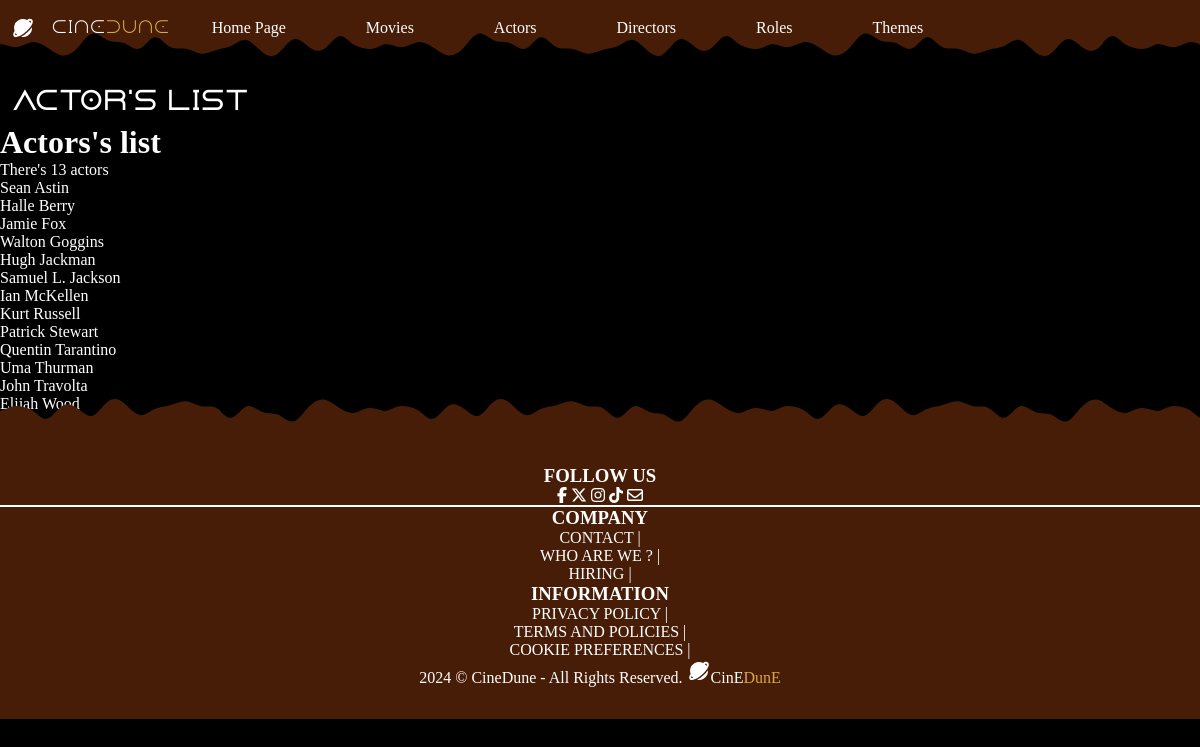
Page /index.php?action=listActors on the committed database.
### tables this page shows
CREATE TABLE IF NOT EXISTS `actor` (
  `idActor` int NOT NULL AUTO_INCREMENT,
  `idPerson` int NOT NULL,
  PRIMARY KEY (`idActor`),
  KEY `idPerson` (`idPerson`),
  CONSTRAINT `FK1_actor_person` FOREIGN KEY (`idPerson`) REFERENCES `person` (`idPerson`)
);

CREATE TABLE IF NOT EXISTS `person` (
  `idPerson` int NOT NULL AUTO_INCREMENT,
  `firstname` char(255) NOT NULL,
  `surname` char(255) NOT NULL,
  `sex` char(10) NOT NULL,
  `birthdate` date NOT NULL,
  `picture` varchar(255) NOT NULL,
  PRIMARY KEY (`idPerson`)
);

### controller/PersonController.php (called while the page is built, shortened)
<?php
class PersonController
{
    public function listActors()
    {
        $pdo = Connect::toLogIn();
        $requestActors = $pdo->query("
                SELECT person.idPerson, actor.idActor, person.firstname, person.surname, person.sex, person.birthdate
                FROM actor
                INNER JOIN person ON actor.idPerson = person.idPerson
                ORDER BY surname
            ");
        require "view/actors/listActors.php";
    }
}

### view/actors/listActors.php (the view, shortened to what this page needs)
<?php ob_start();
$actors = $requestActors->fetchAll();
?>
<h1>Actors's list</h1>
<p>There's <?= $requestActors->rowCount() ?> actors</p>
<?php
foreach ($actors as $actor) {
?>
    <a href="index.php?action=personsDetails&id=<?= $actor["idPerson"] ?>"><?= $actor["firstname"] . " " . $actor["surname"] . "<br>" ?></a>
<?php
}
?>
<br>
<a href="index.php?action=addPerson">Add a person</a>
<?php
require "view/template.php";

### public/css/style.css (style rules this page uses)
:root { --header-height: 3.5rem; --footer-height: 3.5rem; --background-color: #000000; --brown-color: #471d07; --orange-color: #a2520d; --yellow-color: #d9a849; --text-color: #ffffff; --gradient-top: linear-gradient(90deg, #d9a849 0%, #a2520d 100%); --gradient-left: linear-gradient( 90deg, rgba(162, 82, 13, 0.5) 0%, rgba(0, 0, 0, 0.5) 100% ); --gradient-right: linear-gradient( 90deg, rgba(0, 0, 0, 0.5) 0%, rgba(162, 82, 13, 0.5) 100% ); --gradient-bottom: linear-gradient( 359.4deg, rgba(162, 82, 13, 0.5) 0.52%, rgba(0, 0, 0, 0.5) 99.48% ); --button-gradient: linear-gradient( 90deg, rgba(217, 168, 73, 1) 0%, rgba(162, 82, 13, 1) 100% ); --hypertext-underline-gradient: linear-gradient( 0deg, #d9a849 0%, #a2520d 100% ); --background-gradient: radial-gradient( 131.8% 131.8% at 50% -31.8%, #d9a849 23%, #471d07 72.5%, #000000 100% ); --swiper-pagination-color: var(--yellow-color); --title-font: "Dune Rise"; --h2-font: "Dune Rise"; --nav-text-font: "Champagne & Limousines"; --step--2: clamp(1.3021rem, 0.273rem + 4.5735cqi, 3rem); --step--1: clamp(0.8681rem, 0.2922rem + 2.8793cqi, 2rem); --z-tooltip: 10; --z-fixed: 100; --z-background: -1; }
* { box-sizing: border-box; padding: 0; margin: 0; }
html { scroll-behavior: smooth; color: var(--text-color); }
body { background-color: var(--background-color); }
a { color: var(--text-color); text-decoration: none; }

### rows in the picture
actor: idPerson.firstname "Sean", idPerson.surname "Astin"
actor: idPerson.firstname "Halle", idPerson.surname "Berry"
actor: idPerson.firstname "Jamie", idPerson.surname "Fox"
actor: idPerson.firstname "Walton", idPerson.surname "Goggins"
actor: idPerson.firstname "Hugh", idPerson.surname "Jackman"
actor: idPerson.firstname "Samuel L.", idPerson.surname "Jackson"
actor: idPerson.firstname "Ian", idPerson.surname "McKellen"
actor: idPerson.firstname "Kurt", idPerson.surname "Russell"
actor: idPerson.firstname "Patrick", idPerson.surname "Stewart"
actor: idPerson.firstname "Quentin", idPerson.surname "Tarantino"
actor: idPerson.firstname "Uma", idPerson.surname "Thurman"
actor: idPerson.firstname "John", idPerson.surname "Travolta"

### other values in the picture
$secondary_title "Actor's list"
$requestActors->rowCount() "13"
